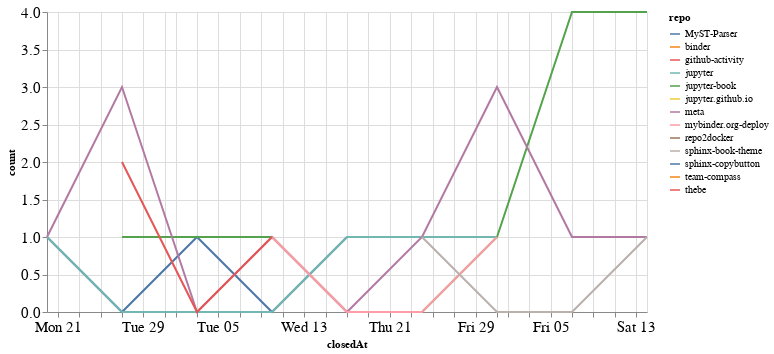

The notebook cell saved with this chart:
### Code cell
closed_by_time = closed_by.groupby('repo').resample('W', on='closedAt').count()['author'].reset_index()
closed_by_time = closed_by_time.rename(columns={'author': 'count'})

alt.Chart(closed_by_time, width=600).mark_line().encode(
    x='closedAt',
    y='count',
    color='repo',
    tooltip="repo"
)

### Figure 1 — Vega-Lite specification as saved in the notebook (floating-point values rounded to 4 significant figures)
{"config": {"axisLeft": {"labelFontSize": 15}, "axisBottom": {"labelFontSize": 15}}, "data": {"name": "data-34d9d7c827516e78a3dd31c1aa42384f"}, "mark": "line", "encoding": {"color": {"type": "nominal", "field": "repo"}, "tooltip": {"type": "nominal", "field": "repo"}, "x": {"type": "temporal", "field": "closedAt"}, "y": {"type": "quantitative", "field": "count"}}, "width": 600, "$schema": "https://vega.github.io/schema/vega-lite/v4.8.1.json", "datasets": {"data-34d9d7c827516e78a3dd31c1aa42384f": [{"repo": "MyST-Parser", "closedAt": "2020-12-20T00:00:00", "count": 1}, {"repo": "MyST-Parser", "closedAt": "2020-12-27T00:00:00", "count": 0}, {"repo": "MyST-Parser", "closedAt": "2021-01-03T00:00:00", "count": 1}, {"repo": "MyST-Parser", "closedAt": "2021-01-10T00:00:00", "count": 0}, {"repo": "MyST-Parser", "closedAt": "2021-01-17T00:00:00", "count": 1}, {"repo": "binder", "closedAt": "2021-01-31T00:00:00", "count": 1}, {"repo": "github-activity", "closedAt": "2021-01-17T00:00:00", "count": 1}, {"repo": "jupyter", "closedAt": "2020-12-20T00:00:00", "count": 1}, {"repo": "jupyter", "closedAt": "2020-12-27T00:00:00", "count": 0}, {"repo": "jupyter", "closedAt": "2021-01-03T00:00:00", "count": 0}, {"repo": "jupyter", "closedAt": "2021-01-10T00:00:00", "count": 0}, {"repo": "jupyter", "closedAt": "2021-01-17T00:00:00", "count": 1}, {"repo": "jupyter", "closedAt": "2021-01-24T00:00:00", "count": 1}, {"repo": "jupyter", "closedAt": "2021-01-31T00:00:00", "count": 1}, {"repo": "jupyter-book", "closedAt": "2020-12-27T00:00:00", "count": 1}, {"repo": "jupyter-book", "closedAt": "2021-01-03T00:00:00", "count": 1}, {"repo": "jupyter-book", "closedAt": "2021-01-10T00:00:00", "count": 1}, {"repo": "jupyter-book", "closedAt": "2021-01-17T00:00:00", "count": 0}, {"repo": "jupyter-book", "closedAt": "2021-01-24T00:00:00", "count": 0}, {"repo": "jupyter-book", "closedAt": "2021-01-31T00:00:00", "count": 1}, {"repo": "jupyter-book", "closedAt": "2021-02-07T00:00:00", "count": 4}, {"repo": "jupyter-book", "closedAt": "2021-02-14T00:00:00", "count": 4}, {"repo": "jupyter.github.io", "closedAt": "2021-02-07T00:00:00", "count": 1}, {"repo": "meta", "closedAt": "2020-12-20T00:00:00", "count": 1}, {"repo": "meta", "closedAt": "2020-12-27T00:00:00", "count": 3}, {"repo": "meta", "closedAt": "2021-01-03T00:00:00", "count": 0}, {"repo": "meta", "closedAt": "2021-01-10T00:00:00", "count": 1}, {"repo": "meta", "closedAt": "2021-01-17T00:00:00", "count": 0}, {"repo": "meta", "closedAt": "2021-01-24T00:00:00", "count": 1}, {"repo": "meta", "closedAt": "2021-01-31T00:00:00", "count": 3}, {"repo": "meta", "closedAt": "2021-02-07T00:00:00", "count": 1}, {"repo": "meta", "closedAt": "2021-02-14T00:00:00", "count": 1}, {"repo": "mybinder.org-deploy", "closedAt": "2021-01-10T00:00:00", "count": 1}, {"repo": "mybinder.org-deploy", "closedAt": "2021-01-17T00:00:00", "count": 0}, {"repo": "mybinder.org-deploy", "closedAt": "2021-01-24T00:00:00", "count": 0}, {"repo": "mybinder.org-deploy", "closedAt": "2021-01-31T00:00:00", "count": 1}, {"repo": "repo2docker", "closedAt": "2021-01-24T00:00:00", "count": 1}, {"repo": "sphinx-book-theme", "closedAt": "2021-01-24T00:00:00", "count": 1}, {"repo": "sphinx-book-theme", "closedAt": "2021-01-31T00:00:00", "count": 0}, {"repo": "sphinx-book-theme", "closedAt": "2021-02-07T00:00:00", "count": 0}, {"repo": "sphinx-book-theme", "closedAt": "2021-02-14T00:00:00", "count": 1}, {"repo": "sphinx-copybutton", "closedAt": "2021-01-03T00:00:00", "count": 1}, {"repo": "team-compass", "closedAt": "2020-12-20T00:00:00", "count": 1}, {"repo": "thebe", "closedAt": "2020-12-27T00:00:00", "count": 2}, {"repo": "thebe", "closedAt": "2021-01-03T00:00:00", "count": 0}, {"repo": "thebe", "closedAt": "2021-01-10T00:00:00", "count": 1}]}}
